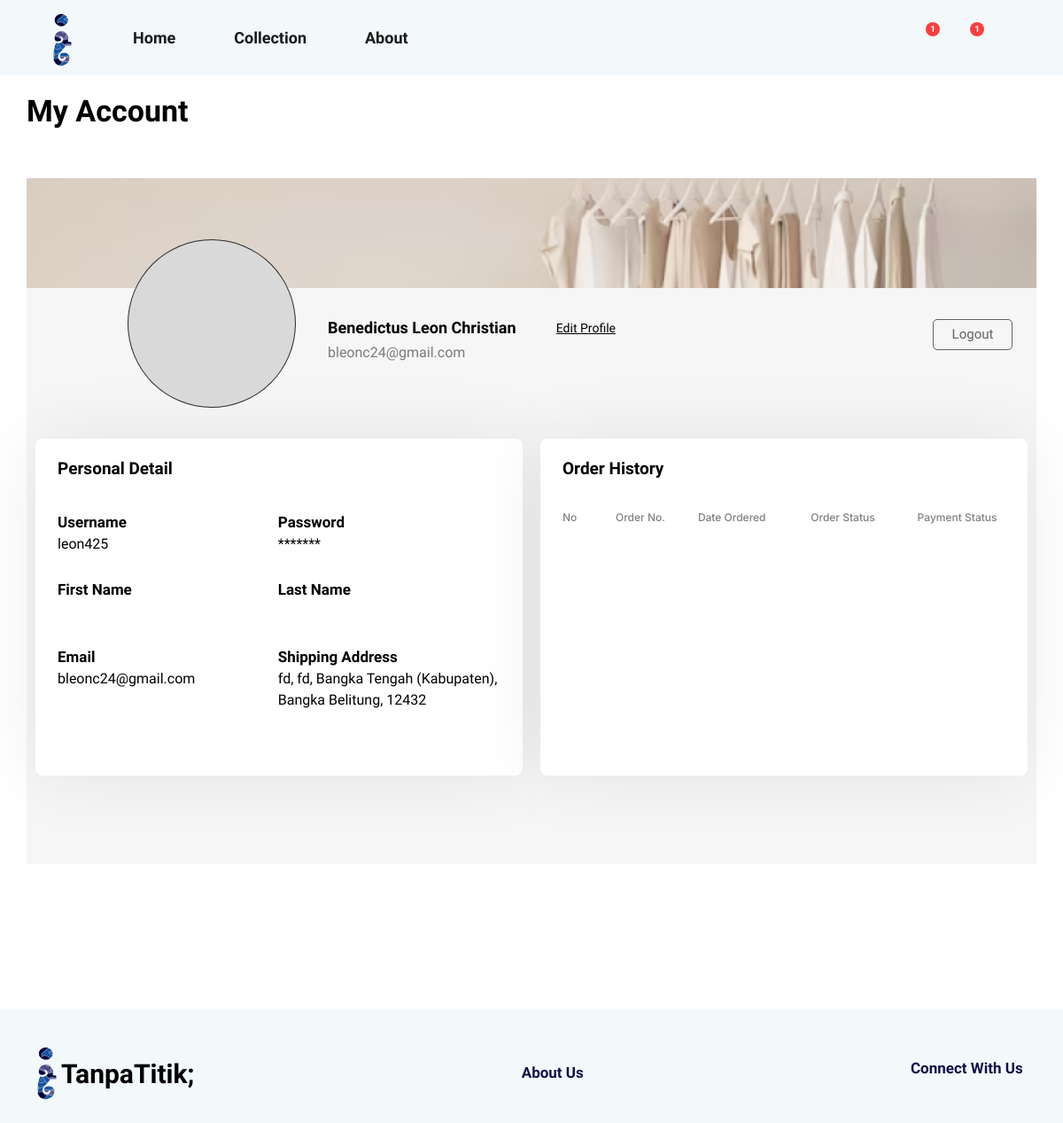
The page /profile/ (signed in) on the database as committed earlier.
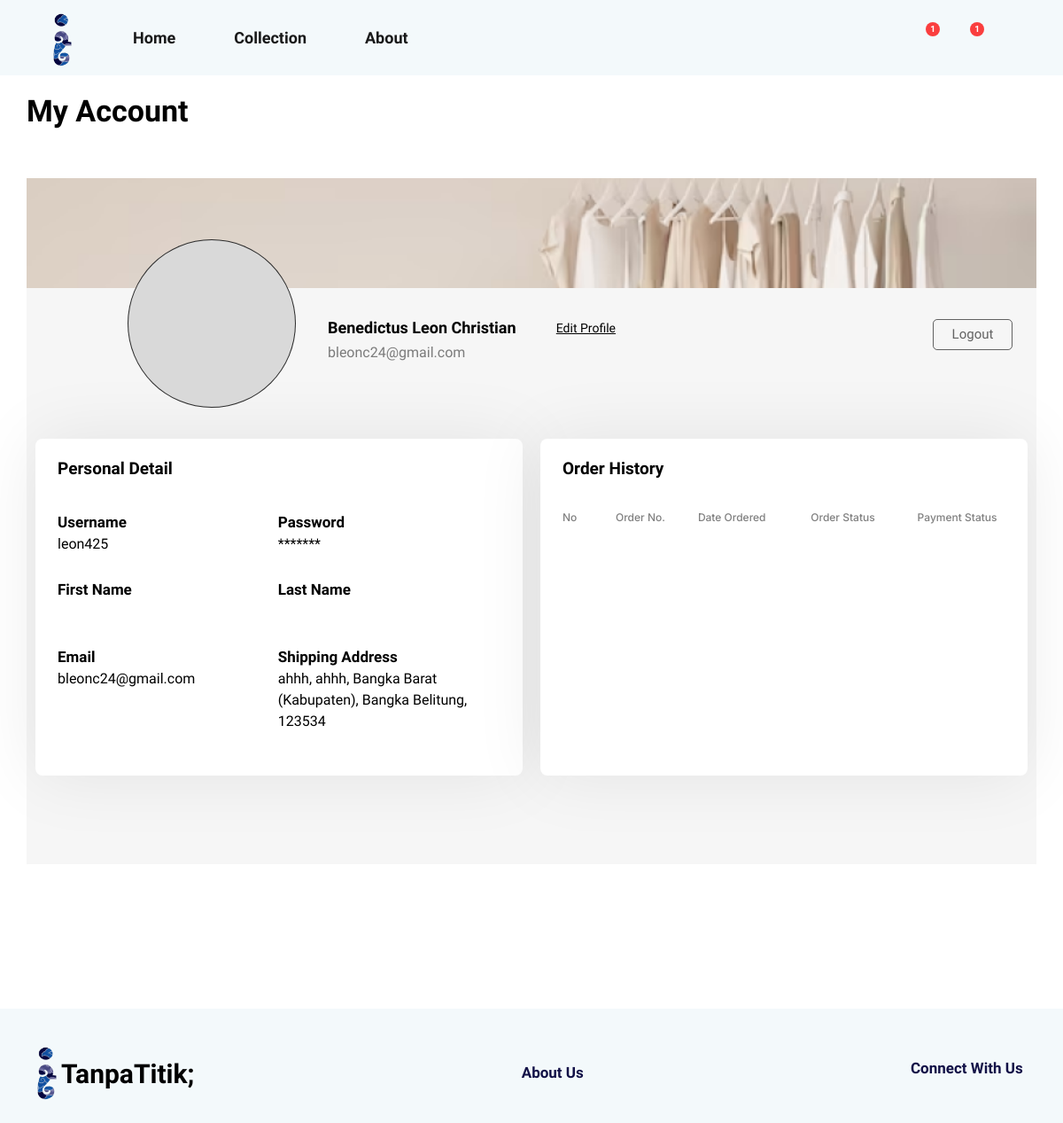
The same page on the database as committed later.
### mainPage/models.py (models this page shows, shortened)
class ShippingAddress(models.Model):
    customer = models.OneToOneField(Customer,on_delete=models.SET_NULL, blank=True, null=True)
    address= models.CharField(max_length=200, null=True)
    district = models.CharField(max_length=200, null=True)
    city = models.CharField(max_length=200, null=True)
    province = models.CharField(max_length=200, null=True)
    zipcode = models.CharField(max_length=200, null=True)
    date_added = models.DateTimeField(auto_now_add=True, null=True, blank=True)
    service = models.CharField(max_length=200, null=True)

### mainPage/views.py (the view)
# urls.py: path("profile/", views.profile, name="profile"),
def profile(request):
    logo = Additional.objects.get(name="logo")
    wardrobe = Additional.objects.get(name="wardrobe")
    if request.user.is_authenticated:
        customer = request.user.customer
        order, created = Order.objects.get_or_create(customer=customer, current=True)
        placed_order_by_customer = Order.objects.filter(customer=customer,current=False)
        customer_wishlist = Wishlist.objects.filter(customer=customer)
        newAddress, created = ShippingAddress.objects.get_or_create(customer=customer)
    else:
        return redirect('register_page')
    context = {"logo":logo,"wardrobe":wardrobe,"customer_wishlist":customer_wishlist,"customer":customer,"order":order,"newAddress":newAddress,"placed_order_by_customer":placed_order_by_customer,}
    return render(request,"main/profile.html",context)

### mainPage/models.py (called while the page is built)
    @property
    def get_cart_items(self):
        orderitems = self.orderitem_set.all()
        total = sum([item.quantity for item in orderitems]) #The total quantity of the cart (all OrderItems)
        return total

### mainPage/templates/main/profile.html (shortened to what this page needs)
<!DOCTYPE html>
{% extends "main/base2.html" %}
{% load static %}
{% load custom_filters %}
    {% block head %}
    <link rel="stylesheet" type="text/css" href="{% static '/css/profile/profile.css' %}">
    <link rel="stylesheet" type="text/css" href="{% static '/css/cart_wishlist/cart.css' %}">
    {% endblock head %}
    {% block content %}
    <div class="container profile-container">
        <div class="cart-wishlist-heading" style="">My Account</div>
        <div class="profile-box">
            <div class="profile-img-cont" style="background:red;">
                <img src='{{wardrobe.img.url}}' style="width:100%;position:relative;object-fit:contain;">
            </div>
            <div class="profile-content" style="">
                <div class="profile-content-heading">
                    <div class="profile-picture"><img></div>
                    <div class="profile-heading-parent">
                        <div class="profile-heading">
                            <div class="profile-heading-1">
                                <div class="profile-heading-name">{{customer.name}}</div>
                                <div class="profile-heading-edit">Edit Profile</div>
                            </div>
                            <div class="profile-heading-2">{{customer.user.email}}</div>
                        </div>
                        <a href="{% url 'logout_page' %}" class="logout-link" ><div class="logout-btn"><div>Logout</div></div></a>
                    </div>
                </div>
                <div class="profile-content-container">
                    <div class="profile-content-content profile-content-detail">
                        <div class="profile-body-heading">Personal Detail</div>
                        <div class="profile-body-body">
                            <div class="profile-body-body-text">
                                <div>Username</div>
                                <div>{{user}}</div>
                            </div>
                            <div class="profile-body-body-text">
                                <div>Password</div>
                                <div>*******</div>
                            </div>
                            <div class="profile-body-body-text">
                                <div>First Name</div>
                            </div>
                            <div class="profile-body-body-text">
                                <div>Last Name</div>
                            </div>
                            <div class="profile-body-body-text">
                                <div>Email</div>
                                <div>{{user.email}}</div>
                            </div>
                            <div class="profile-body-body-text">
                                <div>Shipping Address</div>
                                <div>{{newAddress.address}}, {{newAddress.district}}, {{newAddress.city}}, {{newAddress.province}}, {{newAddress.zipcode}}</div>
                            </div>
                        </div>
                    </div>
                    <div class="profile-content-content profile-content-history">
                        <div class="profile-body-heading">Order History</div>
                        <table class="profile-body-history">
                            <tr class="profile-body-history-content">
                                <th style="width:60px;">No</th>
                                <th>Order No.</th>
                                <th>Date Ordered</th>
                                <th>Order Status</th>
                                <th>Payment Status</th>
                            </tr>
                        </table>
                    </div>
                </div>
            </div>
        </div>
    </div>
    {% endblock %}

Rows that differ between the two databases and show on the page:
removed ShippingAddress: address "fd", district "fd", city "Bangka Tengah (Kabupaten)", province "Bangka Belitung", zipcode "12432"
added ShippingAddress: address "ahhh", district "ahhh", city "Bangka Barat (Kabupaten)", province "Bangka Belitung", zipcode "123534"
